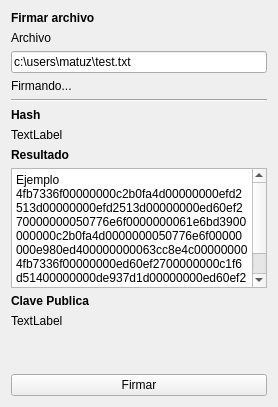
              <widget class="QWidget" name="addFilePage">
               <layout class="QVBoxLayout" name="verticalLayout_8">
                <item>
                 <widget class="QLabel" name="label_31">
                  <property name="font">
                   <font>
                    <weight>75</weight>
                    <bold>true</bold>
                   </font>
                  </property>
                  <property name="text">
                   <string>Firmar archivo</string>
                  </property>
                 </widget>
                </item>
                <item>
                 <widget class="QLabel" name="label_32">
                  <property name="text">
                   <string>Archivo</string>
                  </property>
                 </widget>
                </item>
                <item>
                 <widget class="QLineEdit" name="SignFilePath">
                  <property name="text">
                   <string>c:\users\matuz\test.txt</string>
                  </property>
                 </widget>
                </item>
                <item>
                 <widget class="QLabel" name="SigningLabel">
                  <property name="text">
                   <string>Firmando...</string>
                  </property>
                 </widget>
                </item>
                <item>
                 <widget class="Line" name="line">
                  <property name="orientation">
                   <enum>Qt::Horizontal</enum>
                  </property>
                 </widget>
                </item>
                <item>
                 <widget class="QLabel" name="label_2">
                  <property name="font">
                   <font>
                    <weight>75</weight>
                    <bold>true</bold>
                   </font>
                  </property>
                  <property name="text">
                   <string>Hash</string>
                  </property>
                 </widget>
                </item>
                <item>
                 <widget class="QLabel" name="FileHash">
                  <property name="text">
                   <string>TextLabel</string>
                  </property>
                 </widget>
                </item>
                <item>
                 <widget class="QLabel" name="resultado">
                  <property name="font">
                   <font>
                    <weight>75</weight>
                    <bold>true</bold>
                   </font>
                  </property>
                  <property name="text">
                   <string>Resultado</string>
                  </property>
                 </widget>
                </item>
                <item>
                 <widget class="QPlainTextEdit" name="SignResult">
                  <property name="maximumSize">
                   <size>
                    <width>16777215</width>
                    <height>120</height>
                   </size>
                  </property>
                  <property name="plainText">
                   <string>Ejemplo
4fb7336f00000000c2b0fa4d00000000efd2513d00000000efd2513d00000000ed60ef270000000050776e6f0000000061e6bd3900000000c2b0fa4d0000000050776e6f00000000e980ed400000000063cc8e4c000000004fb7336f00000000ed60ef2700000000c1f6d51400000000de937d1d00000000ed60ef2700000000</string>
                  </property>
                 </widget>
                </item>
                <item>
                 <widget class="QLabel" name="label_7">
                  <property name="font">
                   <font>
                    <weight>75</weight>
                    <bold>true</bold>
                   </font>
                  </property>
                  <property name="text">
                   <string>Clave Publica</string>
                  </property>
                 </widget>
                </item>
                <item>
                 <widget class="QLabel" name="PublicKey">
                  <property name="text">
                   <string>TextLabel</string>
                  </property>
                 </widget>
                </item>
                <item>
                 <spacer name="verticalSpacer_9">
                  <property name="orientation">
                   <enum>Qt::Vertical</enum>
                  </property>
                  <property name="sizeHint" stdset="0">
                   <size>
                    <width>20</width>
                    <height>40</height>
                   </size>
                  </property>
                 </spacer>
                </item>
                <item>
                 <widget class="QPushButton" name="SignFileBtn">
                  <property name="text">
                   <string>Firmar</string>
                  </property>
                 </widget>
                </item>
               </layout>
              </widget>
